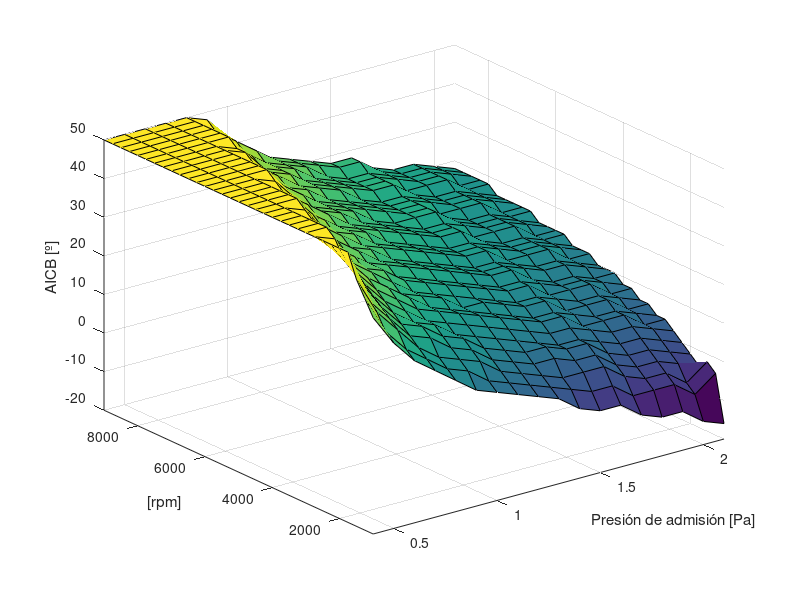

Here is the MATLAB script that generated this plot:
load("ignitionmap.mat")
Y = zeros(33,18); Z = zeros(33,18); 
for i = 1:33
Y(i,:)=y;
end 
for i = 1:18
Z(:,i)=z;
end 
figure
surf(Y,Z,x)
axis([0.4 2.1 1000 9000 -20 50])
xlabel('Presión de admisión [Pa]')
ylabel('[rpm]')
zlabel('AICB [º]')
filename='ignitionmap.jpg';
print(gcf, filename, '-djpeg', '-r300');